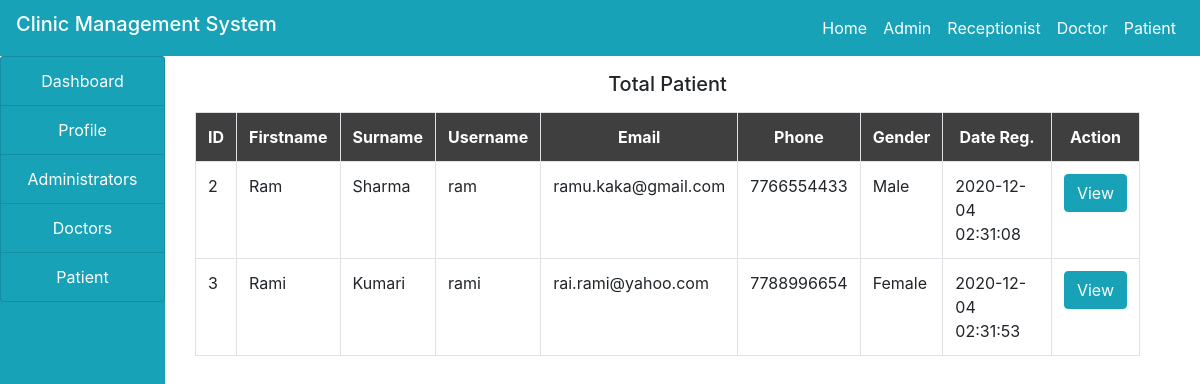
The page /admin/patient.php on the database its author committed.
### tables this page shows
CREATE TABLE `patient` (
  `id` int(100) NOT NULL,
  `firstname` varchar(100) NOT NULL,
  `surname` varchar(100) NOT NULL,
  `username` varchar(100) NOT NULL,
  `email` varchar(100) NOT NULL,
  `phone` varchar(100) NOT NULL,
  `gender` varchar(100) NOT NULL,
  `password` varchar(100) NOT NULL,
  `date_reg` varchar(100) NOT NULL,
  `profile` varchar(100) NOT NULL
);

### admin/patient.php (the view, shortened to what this page needs)
<!DOCTYPE html>
<html>
<head>
</head>
<body>
	<?php
		include("../include/header.php");
		include("../include/connection.php");
	?>
	<div class="container-fluid">
		<div class="col-md-12">
			<div class="row">
				<div class="col-md-2" style="margin-left: -30px;">
					<?php
					include("sidenav.php");
					?>
				</div>
				<div class="col-md-10">
					<h5 class="text-center my-3">Total Patient</h5>
					<?php
						$query=" SELECT * FROM patient";
						$res= mysqli_query($connect,$query);
						$output="";
						$output .="
						<table id='pat' class='table table-bordered'>
							<tr>
					 			<th>ID</td>
								<th>Firstname</th>
								  <th>Surname</th>
								 <th>Username</th>
								    <th>Email</th>
								    <th>Phone</th>
								    <th>Gender</th>
								   <th>Date Reg.</th>
								   <th>Action</th>
								</tr>
						";
while($row=mysqli_fetch_array($res))
{
$output .= "
<tr>
<td>".$row['id']."</td>
<td>".$row['firstname']."</td>
<td>".$row['surname']."</td>
<td>".$row['username']."</td>
<td>".$row['email']."</td>
<td>".$row['phone']."</td>
<td>".$row['gender']."</td>
<td>".$row['date_reg']."</td>
<td>
<a href='view.php?id=".$row['id']."'>
<button class='btn btn-info' style='size:100px;'>View</button>
</a>
</td>
";
}
$output .="
</tr>
</table>
";
echo $output;
					 ?>
				</div>
			</div>
		</div>
	</div>
</body>
</html>

### admin/patient.php (style rules this page uses)
#pat th { padding-top: 12px; padding-bottom: 12px; text-align: center; background-color: #3f3f3f; color: white; }

### rows shown on the page
patient: id "2", firstname "Ram", surname "Sharma", username "ram", email "ramu.kaka@gmail.com", phone "7766554433", gender "Male", date_reg "2020-12-04 02:31:08"
patient: id "3", firstname "Rami", surname "Kumari", username "rami", email "rai.rami@yahoo.com", phone "7788996654", gender "Female", date_reg "2020-12-04 02:31:53"
